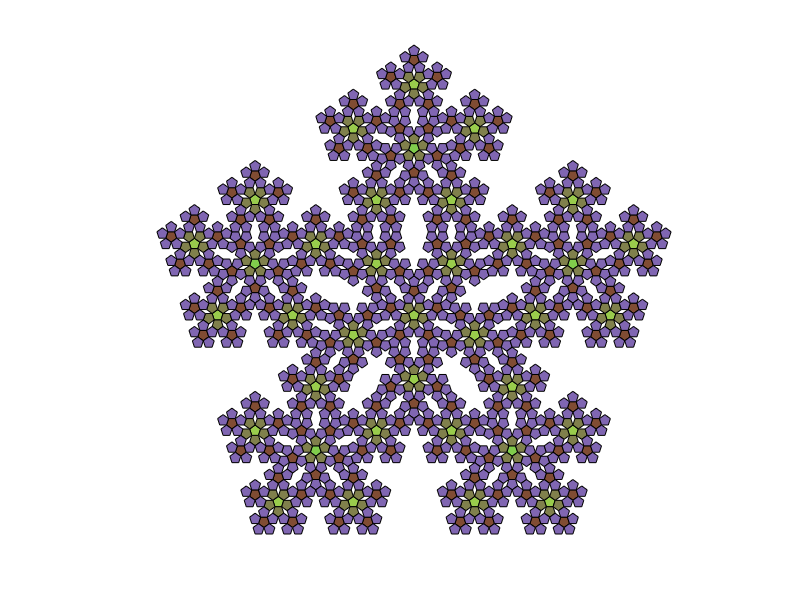

Reproduce this figure in MATLAB.
%pentaflake
%darw curve
golden = 1.618033988749894848204586;
n=5;
h=0.5;
t=linspace(0,2*pi,n+1);
patch(h*sin(t),h*cos(t),'r','facecolor',[0.6 0.8 0.3]);
hold on

xarr=h*sin(t-3*108/180*pi);
yarr=h*cos(t-3*108/180*pi);
phas=(-5:2:3)';
rough=length(phas);
%1%%%%%%%%%%%%%%%%%%%%%%%%%%%%%%%%%% 
for n=1:length(phas)
 [xx,yy]=pol2cart(phas(n)*36/180*pi,golden^1*0.5);
 patch(yy+xarr,xx+yarr,'r','facecolor',[0.5 0.5 0.3]);
 end


%2%%%%%%%%%%%%%%%%%%%%%%%%%%%%%%%%%%
phas=(-7:2:3)';
for k=1:5
    [roughx,roughy]=pol2cart(-k*2*pi/5+72*pi/180,golden^3*h);    
    patch(roughy+xarr,roughx+yarr,'r','facecolor',[0.5 0.3 0.2]);
    for n=1:rough
        %rough2=1*phas*(36)/180*pi;    
        [xx,yy]=pol2cart(1*phas(n)*(36)/180*pi,golden^1*h);
        patch(roughy-yy-xarr,roughx-xx-yarr,'r','facecolor',[0.5 0.4 0.7]);
    end
end

%3%%%%%%%%%%%%%%%%%%%%%%%%%%%%%%%%%%
phas=(-7:2:3)';
for kk=1:5
    [roughx2,roughy2]=pol2cart(kk*2*pi/5+36*pi/180,golden^5*h);    
    patch(roughy2+xarr,roughx2+yarr,'r','facecolor',[0.6 0.8 0.3]);
    for n=1:rough
        %rough2=1*phas*(36)/180*pi;    
        [xx,yy]=pol2cart(1*phas(n)*(36)/180*pi,golden^1*h);
        patch(roughy2-yy-xarr,roughx2-xx-yarr,'r','facecolor',[0.5 0.5 0.3]);
    end
       
    for k=1:5
        [roughx,roughy]=pol2cart(-k*2*pi/5+72*pi/180,golden^3*h);    
        patch(roughy2-roughy-xarr,roughx2-roughx-yarr,[0.5 0.3 0.2]);
        for n=1:rough
            %rough2=1*phas*(36)/180*pi;    
            [xx,yy]=pol2cart(1*phas(n)*(36)/180*pi,golden^1*h);
            patch(roughy2-roughy+yy+xarr,roughx2-roughx+xx+yarr,[0.5 0.4 0.7]);
        end
    end
end

%4%%%%%%%%%%%%%%%%%%%%%%%%%%%%%%%%%%
for kkk=1:5
    [roughx3,roughy3]=pol2cart(kkk*2*pi/5+72*pi/180,golden^7*h);
    patch(roughy3+xarr,roughx3+yarr,'r','facecolor',[0.5 0.8 0.3]);
    for n=1:rough
        
        [xx,yy]=pol2cart(1*phas(n)*(36)/180*pi,golden^1*h);
        patch(roughy3-yy-xarr,...
              roughx3-xx-yarr,'r','facecolor',[0.5 0.5 0.3]);
    end
       
    for k=1:5
        [roughx,roughy]=pol2cart(-k*2*pi/5+72*pi/180,golden^3*h);    
        patch(roughy3-roughy-xarr,...
              roughx3-roughx-yarr,[0.5 0.3 0.2]);
        for n=1:rough
            
            [xx,yy]=pol2cart(1*phas(n)*(36)/180*pi,golden^1*h);
            patch(roughy3-roughy+yy+xarr,...
                  roughx3-roughx+xx+yarr,[0.5 0.4 0.7]);
        end
    end


    for kk=1:5
        [roughx2,roughy2]=pol2cart(kk*2*pi/5+36*pi/180,golden^5*h);    
        patch(roughy3-roughy2-xarr,...
              roughx3-roughx2-yarr,'r','facecolor',[0.6 0.8 0.3]);
        for n=1:rough
            
            [xx,yy]=pol2cart(1*phas(n)*(36)/180*pi,golden^1*h);
            patch(roughy3-roughy2+yy+xarr,...
                  roughx3-roughx2+xx+yarr,'r','facecolor',[0.5 0.5 0.3]);
        end

        for k=1:5
            [roughx,roughy]=pol2cart(-k*2*pi/5+72*pi/180,golden^3*h);    
            patch(roughy3-roughy2+roughy+xarr,...
                  roughx3-roughx2+roughx+yarr,[0.5 0.3 0.2]);
            for n=1:rough
                
                [xx,yy]=pol2cart(1*phas(n)*(36)/180*pi,golden^1*h);
                patch(roughy3-roughy2+roughy-yy-xarr,...
                      roughx3-roughx2+roughx-xx-yarr,[0.5 0.4 0.7]);
            end
        end
    end
end
axis equal off
